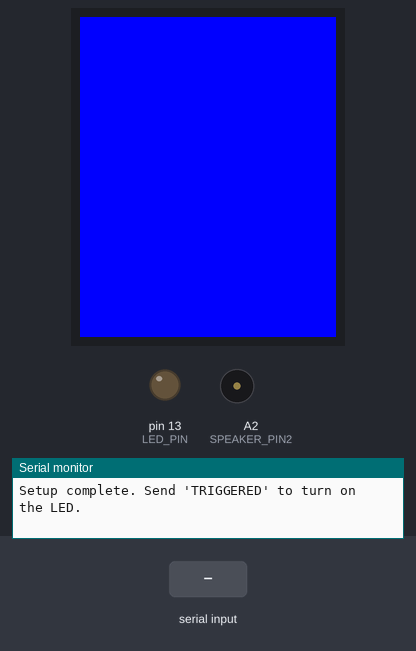
Simulated run of this sketch. Board: Arduino Uno, built with avr-gcc and run on an emulated ATmega328P. Parts: 128×160 colour display, output pins drawn as LEDs (lit = HIGH), buzzer (waves = sounding), the last lines printed to the serial monitor. Inputs (shaded band) come from the test bench.

Above: at 1.3 s.
1.4 s: "TRIGGERED" received over Serial
At 3.3 s:
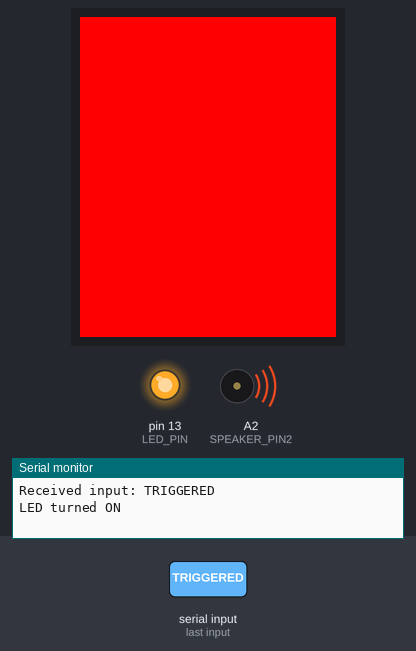
At 20.6 s:
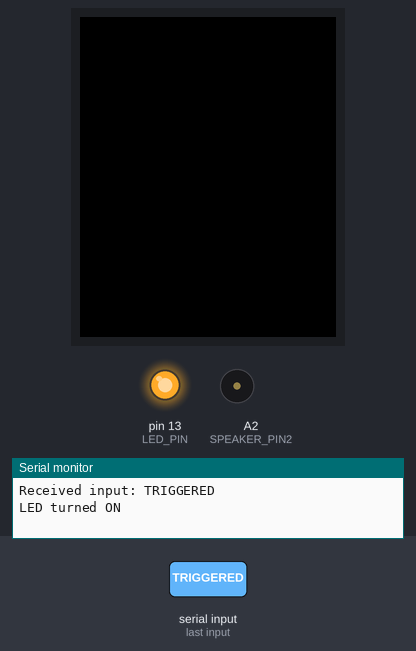
Timing chart, 0 to 20.9 s (numbered marks = the images above; inputs shaded):
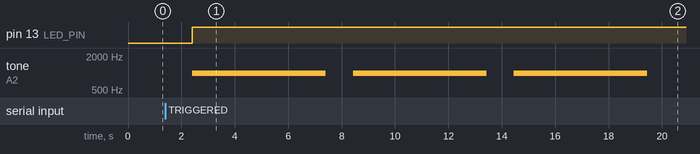

The sketch:

arduinoUNO.ino
```cpp
#include <Adafruit_GFX.h>
#include <Adafruit_ST7735.h>
#include <Wire.h>
#include <SPI.h>

#define TFT_CS 10
#define TFT_RST 9
#define TFT_DC 8
#define ST7735_BLACK 0x0000
#define ST7735_RED 0xF800
#define ST7735_BLUE 0x001F

Adafruit_ST7735 tft = Adafruit_ST7735(TFT_CS, TFT_DC, TFT_RST);

const int LED_PIN = 13;  // Internal LED pin on Arduino Uno
const int SPEAKER_PIN = A3; // Speaker pin
const int SPEAKER_PIN2 = A2; // Speaker pin
unsigned long previousMillis = 0; // Variable to store the previous time
const long interval = 15000; // Interval in milliseconds (15 seconds)
const int toneFrequency = 1000; // Frequency in Hertz (you can adjust this as needed)
const int beepDuration = 5000; // Duration in milliseconds (5 seconds)
const int beepInterval = 1000; // Interval in milliseconds (1 second)
byte count = 10;
bool t = 0;

void setup(void)
{
  // LCD Initialization
  tft.initR(INITR_BLACKTAB);
  tft.fillScreen(ST7735_BLUE);
  tft.println("");
  // Pin setup
  pinMode(LED_PIN, OUTPUT); // Set LED pin as output
  pinMode(SPEAKER_PIN, OUTPUT); // Set speaker pin as output
  Serial.begin(9600); // Initialize serial communication
  Serial.println("Setup complete. Send 'TRIGGERED' to turn on the LED.");
}

void loop()
{
  if (Serial.available() > 0)
  {
    String input = Serial.readString(); // Read serial input as a string
    input.trim(); // Remove leading and trailing whitespaces

    Serial.print("Received input: ");
    Serial.println(input); // Debug print

    if (input.indexOf("TRIGGERED") != -1)
    {
      digitalWrite(LED_PIN, HIGH);
      Serial.println("LED turned ON");
      previousMillis = millis(); // Save the current time

      // Speaker beeping logic
      for (int i = 0; i < 3; i++)
      {
        tone(SPEAKER_PIN, toneFrequency, beepDuration);
        tone(SPEAKER_PIN2, toneFrequency, beepDuration);
        tft.fillScreen(ST7735_RED);
        delay(beepDuration); // Wait for the beep to finish
        if (i < 2)
        {
          delay(beepInterval); // Wait for the interval between beeps
        }
      }
      noTone(SPEAKER_PIN); // Stop the tone after beeping sequence
      noTone(SPEAKER_PIN2);
      tft.fillScreen(ST7735_BLACK);
    }else
    {
      Serial.println("Input not recognized");
    }
  }
}
```

Measured:
- after the input at 1.4 s, pin 13 (LED_PIN): LOW → HIGH after 1.0 s; tone on A2 (SPEAKER_PIN2): alternates 1000 Hz for 5.0 s and silent for 1.0 s, starting after 1.0 s
